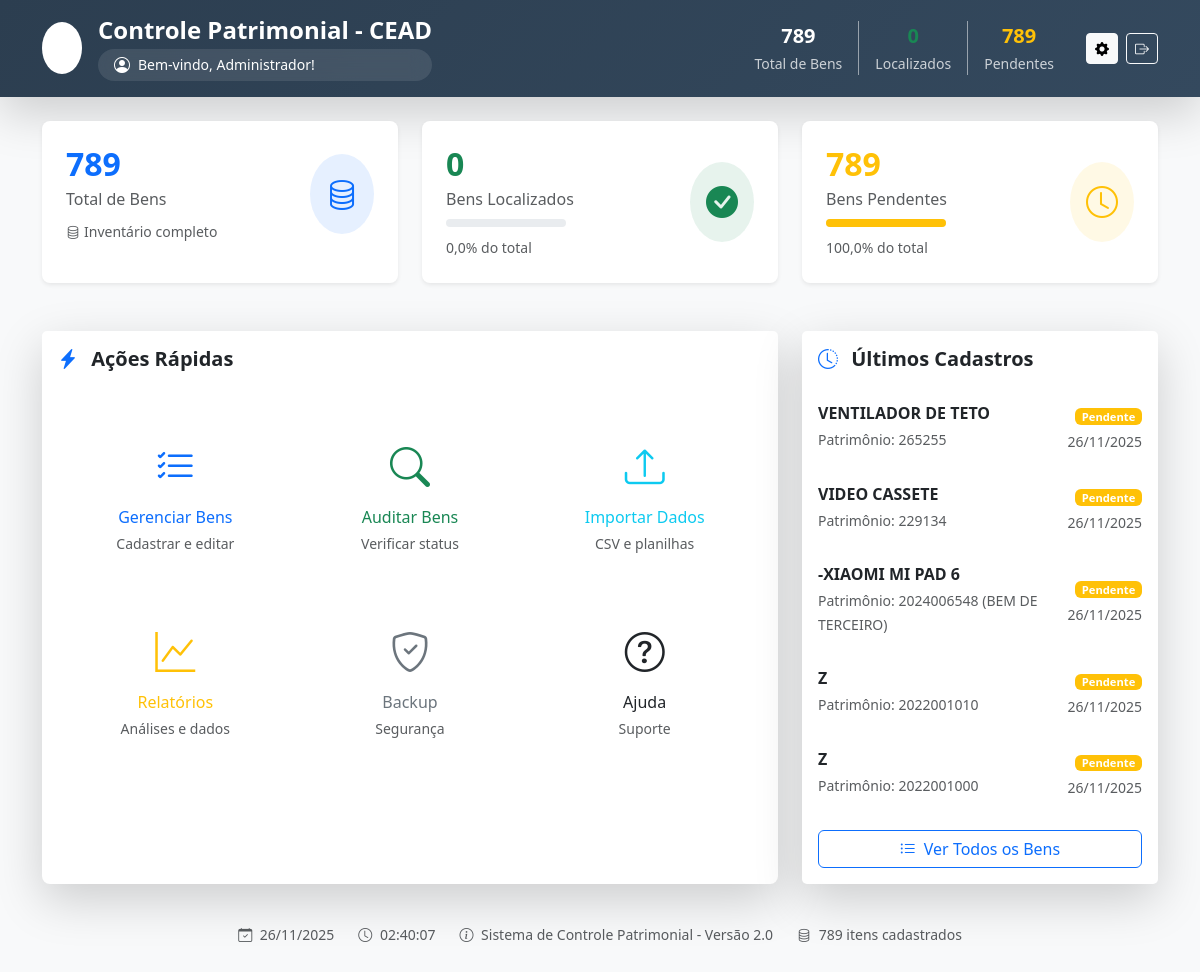
/index.php (signed in), run on the app's committed database.
### tables this page shows
CREATE TABLE `bens` (
  `id` int(11) NOT NULL AUTO_INCREMENT,
  `unidade_gestora` varchar(200) DEFAULT NULL,
  `localidade` varchar(200) DEFAULT NULL,
  `responsavel_localidade` varchar(100) DEFAULT NULL,
  `numero_patrimonio` varchar(100) NOT NULL,
  `descricao` text DEFAULT NULL,
  `observacoes` text DEFAULT NULL,
  `status` enum('Localizado','Pendente') DEFAULT 'Pendente',
  `situacao` text DEFAULT NULL,
  `responsavel_bem` varchar(100) DEFAULT NULL,
  `auditor` varchar(100) DEFAULT NULL,
  `data_ultima_vistoria` date DEFAULT NULL,
  `data_vistoria_atual` date DEFAULT NULL,
  `imagem` varchar(255) DEFAULT NULL,
  `localizacao_atual` varchar(200) DEFAULT NULL,
  `data_criacao` timestamp NOT NULL DEFAULT current_timestamp(),
  `data_atualizacao` timestamp NOT NULL DEFAULT current_timestamp() ON UPDATE current_timestamp(),
  PRIMARY KEY (`id`),
  UNIQUE KEY `numero_patrimonio` (`numero_patrimonio`)
);

### index.php (the view, shortened to what the rows shown need)
<?php
function formatarData($data) {
    return date('d/m/Y', strtotime($data));
}
function abreviarTexto($texto, $limite = 30) {
    if (strlen($texto) <= $limite) return $texto;
    return substr($texto, 0, $limite) . '...';
}
$database = new Database();
$db = $database->getConnection();
$ultimos_bens = [];
try {
    $stmt = $db->query("DESCRIBE bens");
    $colunas = $stmt->fetchAll(PDO::FETCH_COLUMN);
    $coluna_nome = in_array('descricao', $colunas) ? 'descricao' :
                   (in_array('nome', $colunas) ? 'nome' : 'id');
    $coluna_patrimonio = in_array('numero_patrimonio', $colunas) ? 'numero_patrimonio' :
                        (in_array('patrimonio', $colunas) ? 'patrimonio' : 'id');
    $coluna_data = in_array('data_criacao', $colunas) ? 'data_criacao' :
                  (in_array('data_cadastro', $colunas) ? 'data_cadastro' :
                  (in_array('created_at', $colunas) ? 'created_at' : 'id'));
    $query_ultimos = "SELECT id, $coluna_nome as descricao, $coluna_patrimonio as patrimonio,
                             $coluna_data as data_cadastro, status
                      FROM bens
                      ORDER BY $coluna_data DESC
                      LIMIT 5";
    $ultimos_bens = $db->query($query_ultimos)->fetchAll(PDO::FETCH_ASSOC);
} catch (PDOException $e) {
    error_log("Erro ao buscar últimos bens: " . $e->getMessage());
    $query_ultimos = "SELECT id, status FROM bens ORDER BY id DESC LIMIT 5";
    $ultimos_bens = $db->query($query_ultimos)->fetchAll(PDO::FETCH_ASSOC);
    foreach ($ultimos_bens as &$bem) {
        $bem['descricao'] = "Bem #" . $bem['id'];
        $bem['patrimonio'] = "PAT" . $bem['id'];
        $bem['data_cadastro'] = date('Y-m-d');
    }
    unset($bem);
}
?>
<!DOCTYPE html>
<html lang="pt-br">
<head>
    <link href="https://cdn.jsdelivr.net/npm/bootstrap@5.3.0/dist/css/bootstrap.min.css" rel="stylesheet">
    <link rel="stylesheet" href="https://cdn.jsdelivr.net/npm/bootstrap-icons@1.11.0/font/bootstrap-icons.css">
</head>
<body class="bg-light">
    <header class="gradient-bg text-white shadow-lg">
        <div class="container py-3">
            <div class="row align-items-center">
                <div class="col-lg-6 header-content">
                    <div class="d-flex align-items-center">
                        <div>
                            <h1 class="h4 mb-1 fw-bold">Controle Patrimonial - CEAD</h1>
                        </div>
                    </div>
                </div>
            </div>
        </div>
    </header>
    <main class="container py-4">
        <div class="row g-4">
            <div class="col-lg-8">
                <div class="card shadow-lg border-0 rounded-3 h-100">
                    <div class="card-header bg-white py-3 border-0">
                        <h2 class="h5 mb-0 fw-bold">
                            <i class="bi bi-lightning-charge-fill text-primary me-2"></i> Ações Rápidas
                        </h2>
                    </div>
                </div>
            </div>
            <div class="col-lg-4">
                <div class="card shadow-lg border-0 rounded-3 h-100">
                    <div class="card-header bg-white py-3 border-0">
                        <h2 class="h5 mb-0 fw-bold">
                            <i class="bi bi-clock-history text-primary me-2"></i> Últimos Cadastros
                        </h2>
                    </div>
                    <div class="card-body p-0">
                        <?php if (count($ultimos_bens) > 0): ?>
                            <div class="list-group list-group-flush">
                                <?php foreach ($ultimos_bens as $bem): ?>
                                    <div class="list-group-item border-0 py-3">
                                        <div class="d-flex align-items-center justify-content-between">
                                            <div class="flex-grow-1 me-3">
                                                <h6 class="mb-1 fw-bold text-truncate" title="<?php echo htmlspecialchars($bem['descricao']); ?>">
                                                    <?php echo abreviarTexto(htmlspecialchars($bem['descricao'])); ?>
                                                </h6>
                                                <small class="text-muted">
                                                    Patrimônio: <?php echo htmlspecialchars($bem['patrimonio']); ?>
                                                </small>
                                            </div>
                                            <div class="text-end">
                                                <span class="badge status-badge <?php echo $bem['status'] === 'Localizado' ? 'bg-success' : 'bg-warning'; ?>">
                                                    <?php echo htmlspecialchars($bem['status']); ?>
                                                </span>
                                                <small class="d-block text-muted mt-1">
                                                    <?php echo formatarData($bem['data_cadastro']); ?>
                                                </small>
                                            </div>
                                        </div>
                                    </div>
                                <?php endforeach; ?>
                            </div>
                        <?php endif; ?>
                    </div>
                </div>
            </div>
        </div>
    </main>
</body>
</html>

### data on the page
bens: descricao "VENTILADOR DE TETO", numero_patrimonio "265255", status "Pendente", data_criacao "26/11/2025"
bens: descricao "VIDEO CASSETE", numero_patrimonio "229134", status "Pendente", data_criacao "26/11/2025"
bens: descricao "-XIAOMI MI PAD 6", numero_patrimonio "2024006548 (BEM DE TERCEIRO)", status "Pendente", data_criacao "26/11/2025"
bens: descricao "Z", numero_patrimonio "2022001010", status "Pendente", data_criacao "26/11/2025"
bens: descricao "Z", numero_patrimonio "2022001000", status "Pendente", data_criacao "26/11/2025"

### other printed values
$_SESSION['usuario_nome'] "Administrador"
formatarNumero($total_count) "789"
formatarNumero($localizados_count) "0"
formatarNumero($pendentes_count) "789"
$percentual_localizados "0,0"
$percentual_pendentes "100,0"
